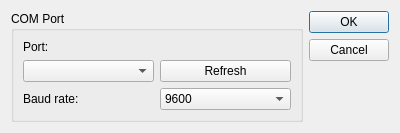
<?xml version="1.0" encoding="UTF-8"?>
<ui version="4.0">
 <class>ComPortSettingsDialog</class>
 <widget class="QDialog" name="ComPortSettingsDialog">
  <property name="geometry">
   <rect>
    <x>0</x>
    <y>0</y>
    <width>400</width>
    <height>125</height>
   </rect>
  </property>
  <property name="windowTitle">
   <string>Dialog</string>
  </property>
  <layout class="QGridLayout" name="gridLayout">
   <item row="1" column="0">
    <spacer name="verticalSpacer">
     <property name="orientation">
      <enum>Qt::Vertical</enum>
     </property>
     <property name="sizeHint" stdset="0">
      <size>
       <width>20</width>
       <height>40</height>
      </size>
     </property>
    </spacer>
   </item>
   <item row="0" column="1">
    <widget class="QDialogButtonBox" name="buttonBox">
     <property name="orientation">
      <enum>Qt::Vertical</enum>
     </property>
     <property name="standardButtons">
      <set>QDialogButtonBox::Cancel|QDialogButtonBox::Ok</set>
     </property>
    </widget>
   </item>
   <item row="0" column="0">
    <widget class="QGroupBox" name="groupBox">
     <property name="title">
      <string>COM Port</string>
     </property>
     <layout class="QGridLayout" name="gridLayout_2">
      <item row="1" column="0">
       <widget class="QComboBox" name="selectPort"/>
      </item>
      <item row="2" column="0">
       <widget class="QLabel" name="baudLabel">
        <property name="text">
         <string>Baud rate:</string>
        </property>
       </widget>
      </item>
      <item row="2" column="1">
       <widget class="QComboBox" name="selectBaudRate">
        <item>
         <property name="text">
          <string>9600</string>
         </property>
        </item>
        <item>
         <property name="text">
          <string>57600</string>
         </property>
        </item>
        <item>
         <property name="text">
          <string>115200</string>
         </property>
        </item>
       </widget>
      </item>
      <item row="1" column="1">
       <widget class="QPushButton" name="refreshAvailableComPorts">
        <property name="text">
         <string>Refresh</string>
        </property>
       </widget>
      </item>
      <item row="0" column="0" colspan="2">
       <widget class="QLabel" name="portLabel">
        <property name="text">
         <string>Port:</string>
        </property>
       </widget>
      </item>
     </layout>
    </widget>
   </item>
  </layout>
 </widget>
 <resources/>
 <connections>
  <connection>
   <sender>buttonBox</sender>
   <signal>accepted()</signal>
   <receiver>ComPortSettingsDialog</receiver>
   <slot>accept()</slot>
   <hints>
    <hint type="sourcelabel">
     <x>248</x>
     <y>254</y>
    </hint>
    <hint type="destinationlabel">
     <x>157</x>
     <y>274</y>
    </hint>
   </hints>
  </connection>
  <connection>
   <sender>buttonBox</sender>
   <signal>rejected()</signal>
   <receiver>ComPortSettingsDialog</receiver>
   <slot>reject()</slot>
   <hints>
    <hint type="sourcelabel">
     <x>316</x>
     <y>260</y>
    </hint>
    <hint type="destinationlabel">
     <x>286</x>
     <y>274</y>
    </hint>
   </hints>
  </connection>
 </connections>
</ui>
